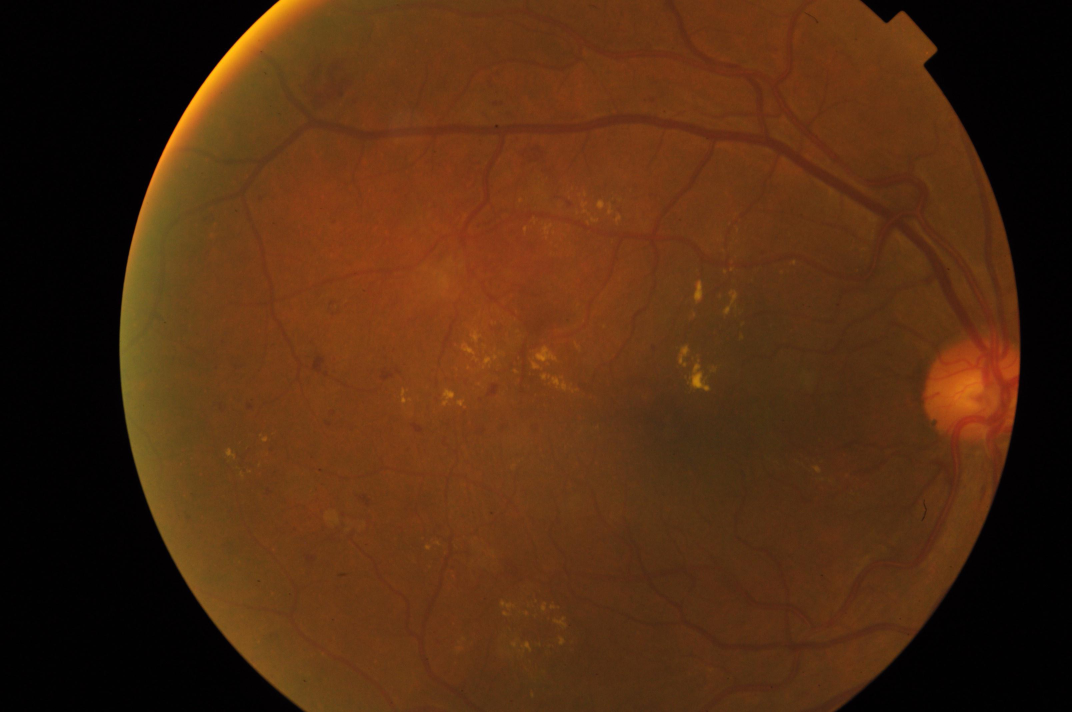
#> input picture sample_data/images/000c1434d8d7.png, 3216 x 2136 px (shown at 1/3 size)
$ python -i patch_mil.py   (imports and definitions only)
#> lines starting #> are read from the running program, lines starting #| are printed output that depends on the picture; after the words box and inside, x2 and y2 are one past the last pixel; in counts of white or black regions, pixels touching at a corner belong together
from __future__ import annotations

import cv2
import numpy as np


def build_retina_mask(image_rgb: np.ndarray) -> np.ndarray:
    image_uint8 = np.clip(np.asarray(image_rgb) * 255.0, 0.0, 255.0).astype(np.uint8)
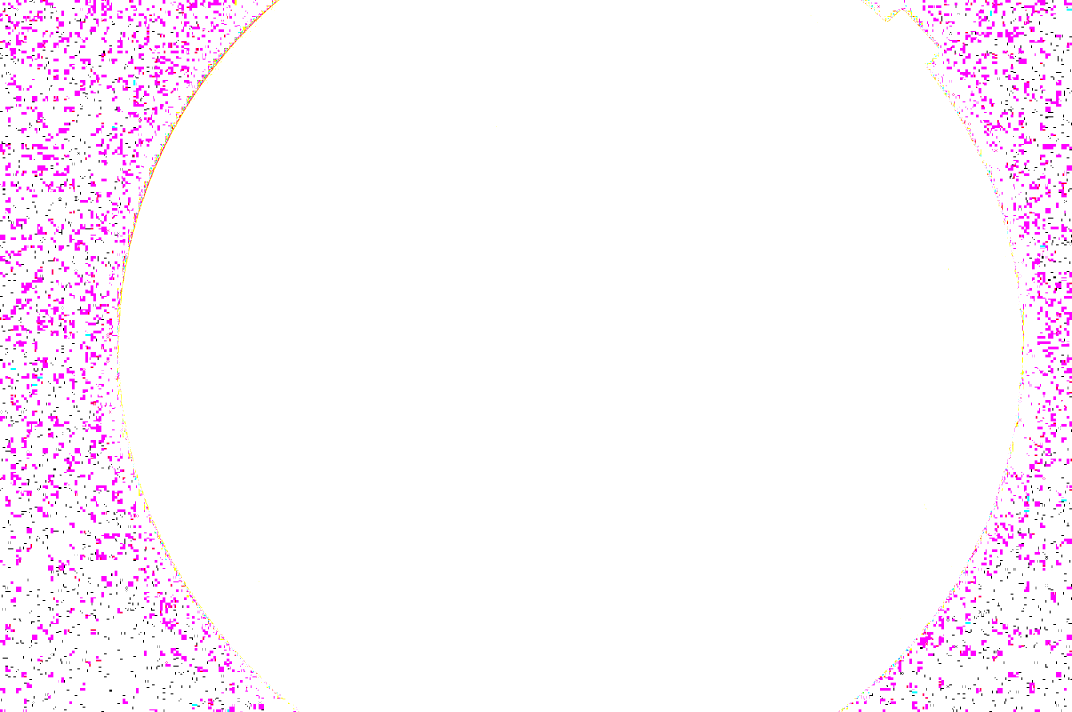
#> image_uint8: shape (2136, 3216, 3) (shown at 1/3 size); mean R, G, B 253.8, 246.4, 253.2
    gray = cv2.cvtColor(image_uint8, cv2.COLOR_RGB2GRAY)
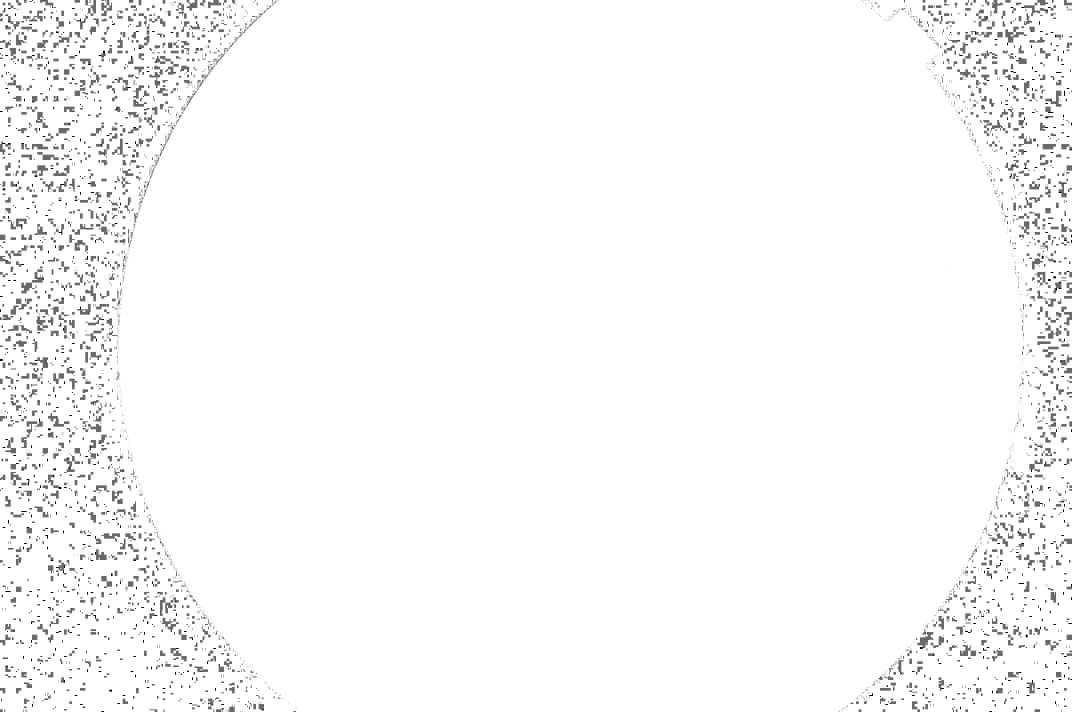
#> gray: shape (2136, 3216) (shown at 1/3 size); min 0, max 255, mean 249.4
    binary_mask = (gray > 10).astype(np.uint8)
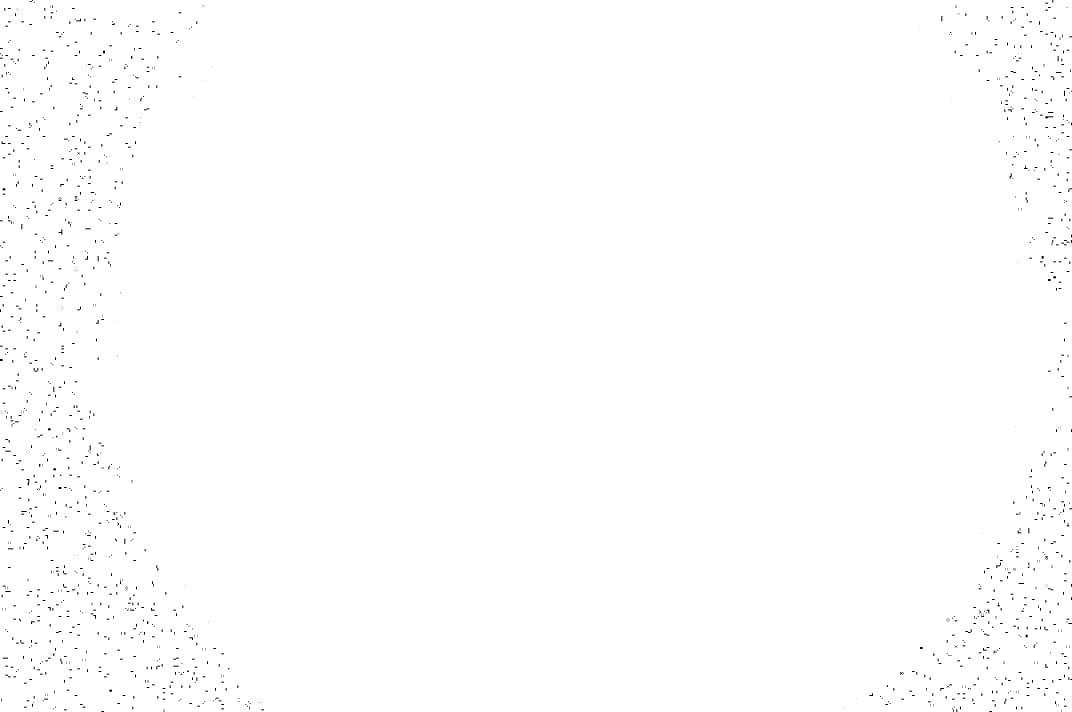
#> binary_mask: shape (2136, 3216) (shown at 1/3 size); values 0 (black) and 1 (white), 99.6% white; 1463 black regions (577 under 20 px), largest, box (x1, y1, x2, y2) and area: (3136, 349, 3160, 355) 96, (80, 1437, 88, 1456) 80, (176, 688, 187, 704) 72
    binary_mask = cv2.morphologyEx(binary_mask, cv2.MORPH_CLOSE, np.ones((11, 11), np.uint8))
#> binary_mask: shape (2136, 3216); every value is 1
    contours, _ = cv2.findContours(binary_mask, cv2.RETR_EXTERNAL, cv2.CHAIN_APPROX_SIMPLE)
#> contours = [[[0, 0], [0, 2135], [3215, 2135], [3215, 0]]]
    filled_mask = np.zeros_like(binary_mask, dtype=np.uint8)
    if contours:
        cv2.drawContours(filled_mask, [max(contours, key=cv2.contourArea)], -1, 1, thickness=-1)
    else:
        filled_mask = binary_mask
    blurred_mask = cv2.GaussianBlur(filled_mask.astype(np.float32), (11, 11), 0)
#> blurred_mask: shape (2136, 3216) float32; every value is 1
    if float(np.max(blurred_mask)) > 0.0:
        blurred_mask = blurred_mask / float(np.max(blurred_mask))
#> blurred_mask: shape (2136, 3216) float32; every value is 1
    return (blurred_mask >= 0.2).astype(np.float32)


# [63 lines left out: functions build_patch_mil_patch_bag, build_patch_mil_single_image_inputs, not called in this run]

>>> import cv2
>>> picture = cv2.cvtColor(cv2.imread('../../../../sample_data/images/000c1434d8d7.png'), cv2.COLOR_BGR2RGB)
>>> result = build_retina_mask(picture)

$ run again, on sample_data/images/001639a390f0.png
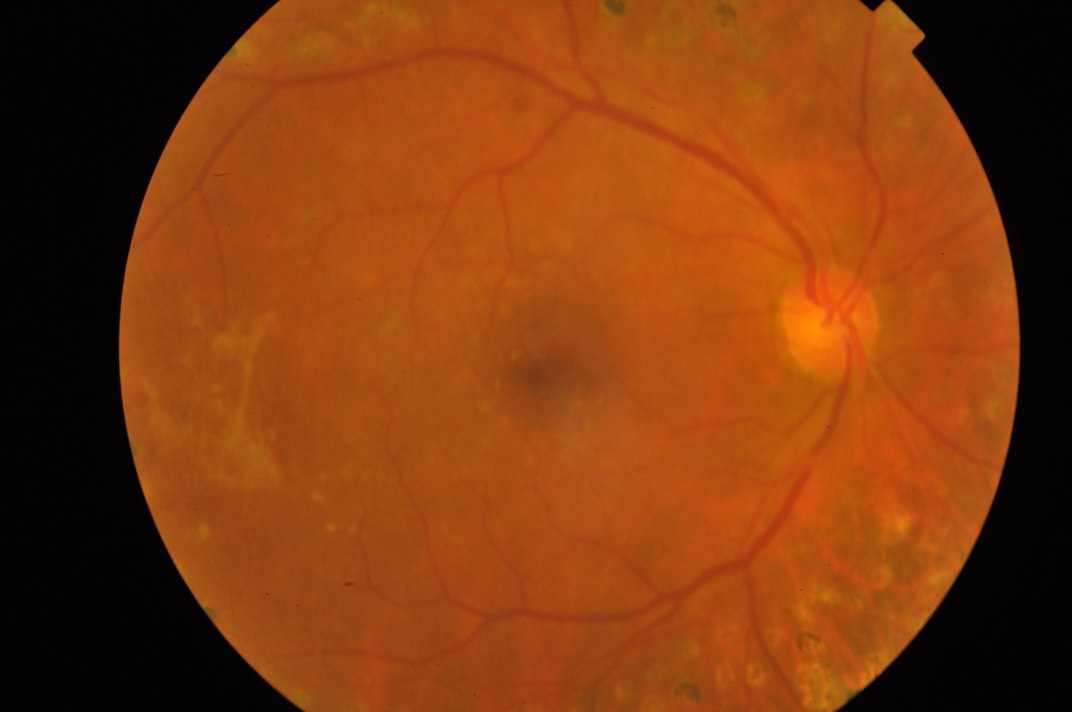
#> input picture sample_data/images/001639a390f0.png, 3216 x 2136 px (shown at 1/3 size)
#> in build_retina_mask, `image_uint8 = np.clip(np.asarray(image_rgb) * 255.0, 0.0, 255.0).astyp..`:
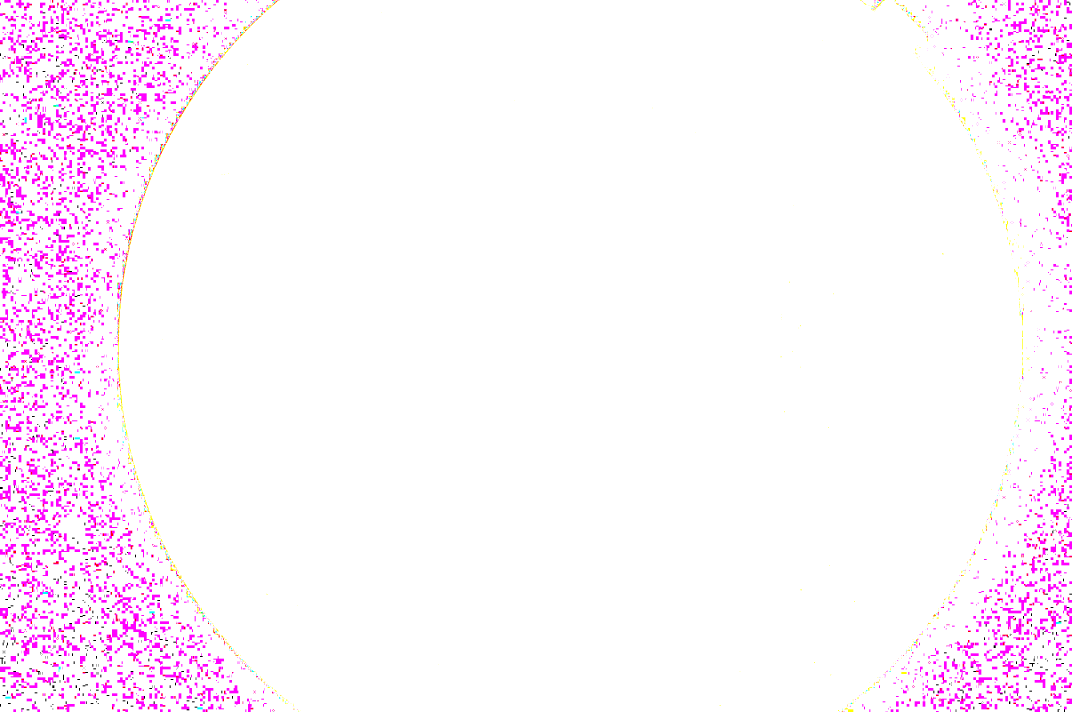
#> image_uint8: shape (2136, 3216, 3) (shown at 1/3 size); mean R, G, B 254.5, 244.4, 253.7
#> in build_retina_mask, `binary_mask = (gray > 10).astype(np.uint8)`:
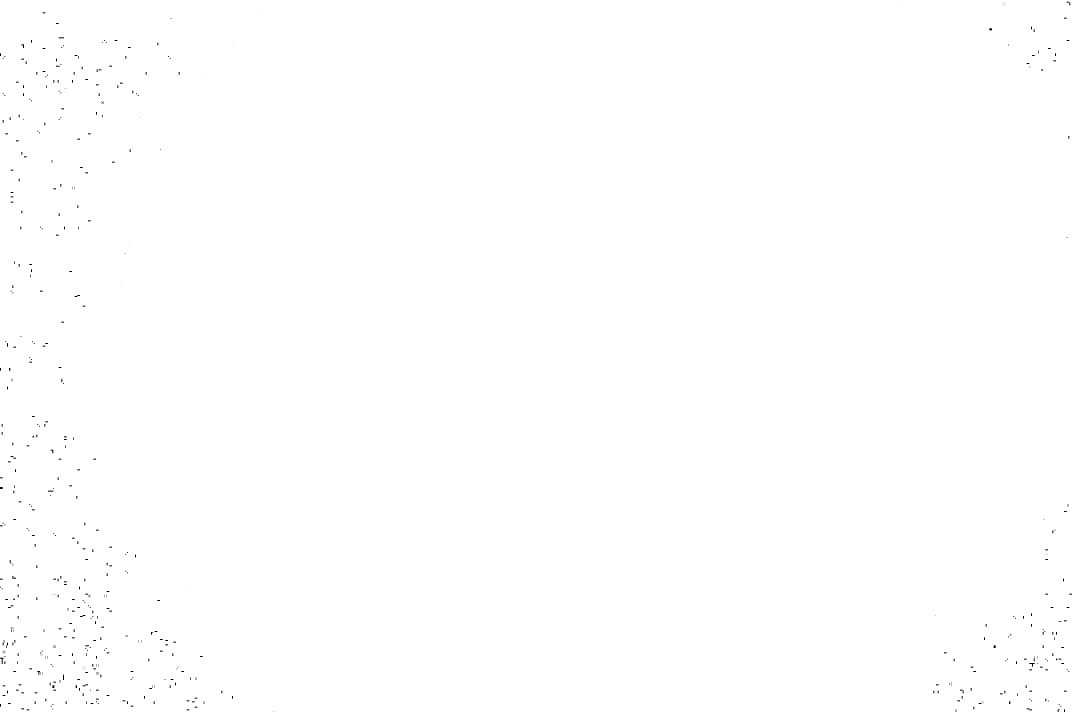
#> binary_mask: shape (2136, 3216) (shown at 1/3 size); values 0 (black) and 1 (white), 99.9% white; 522 black regions (213 under 20 px), largest, box (x1, y1, x2, y2) and area: (0, 1973, 11, 1992) 80, (3088, 1989, 3104, 2000) 72, (112, 2013, 121, 2024) 56
#> contours = [[[0, 0], [0, 2135], [3215, 2135], [3215, 0]]]
